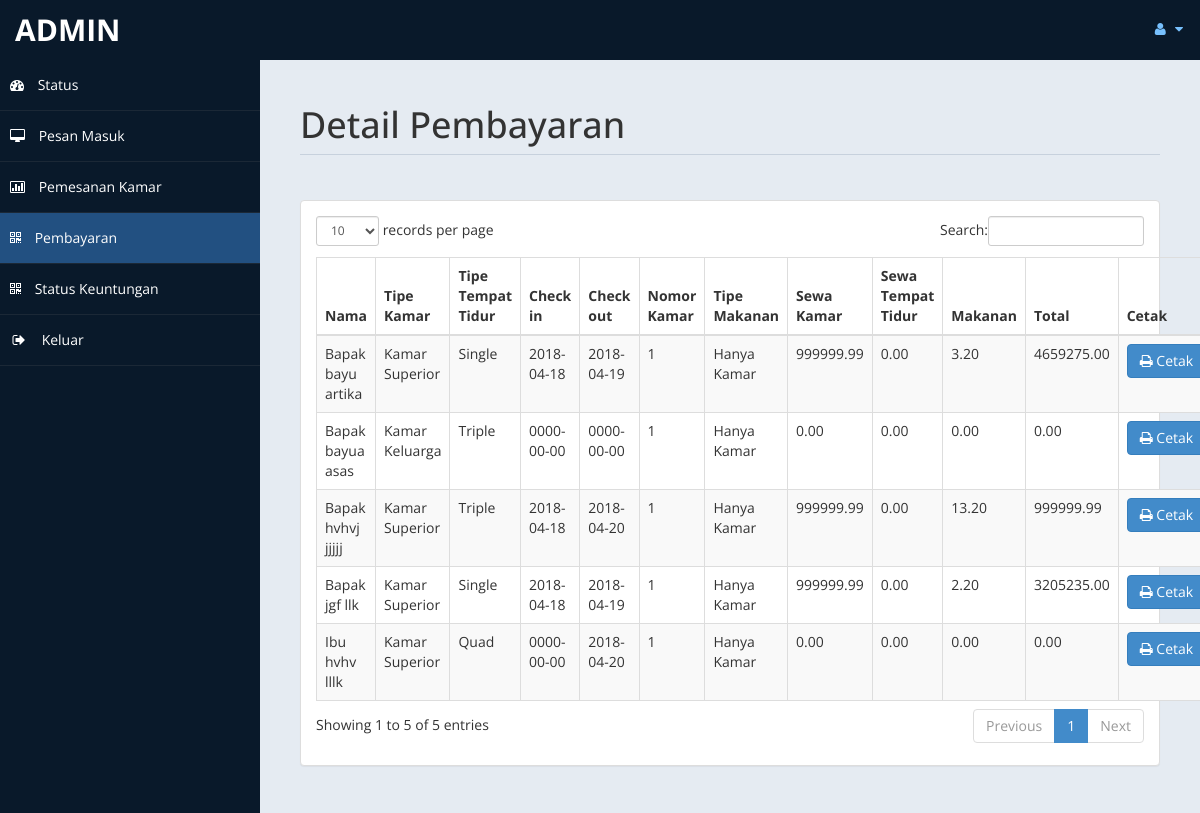
Page /admin/payment.php (signed in) on the committed database.
### tables this page shows
CREATE TABLE `pembayaran` (
  `id` int(11) DEFAULT NULL,
  `gelar` varchar(5) DEFAULT NULL,
  `nama_depan` varchar(30) DEFAULT NULL,
  `nama_belakang` varchar(30) DEFAULT NULL,
  `tipe_kamar` varchar(30) DEFAULT NULL,
  `tipe_tempat_tidur` varchar(30) DEFAULT NULL,
  `jml_kamar` int(11) DEFAULT NULL,
  `check_in` date DEFAULT NULL,
  `check_out` date DEFAULT NULL,
  `ttot` double(10,2) DEFAULT NULL,
  `fintot` double(10,2) DEFAULT NULL,
  `mepr` double(10,2) DEFAULT NULL,
  `makanan` varchar(30) DEFAULT NULL,
  `btot` double(10,2) DEFAULT NULL,
  `jml_hari` int(11) DEFAULT NULL
);

### admin/payment.php (the view, shortened to what this page needs)
<!DOCTYPE html>
<html xmlns="http://www.w3.org/1999/xhtml">
<head>
    <link href="assets/css/bootstrap.css" rel="stylesheet" />
    <link href="assets/css/font-awesome.css" rel="stylesheet" />
    <link href="assets/css/custom-styles.css" rel="stylesheet" />
    <link href="assets/js/dataTables/dataTables.bootstrap.css" rel="stylesheet" />
</head>
<body>
    <div id="wrapper" class="payment-aktif">
        <?php include '/include/navigasi.php'; ?>
        <div id="page-wrapper" >
            <div id="page-inner">
             <div class="row">
                    <div class="col-md-12">
                        <h1 class="page-header">
                           Detail Pembayaran<small> </small>
                        </h1>
                    </div>
                </div>
            <div class="row">
                <div class="col-md-12">
                    <div class="panel panel-default">
                        <div class="panel-body">
                            <div class="table-responsive">
                                <table class="table table-striped table-bordered table-hover" id="dataTables-example">
                                    <thead>
                                        <tr>
                                            <th>Nama</th>
                                            <th>Tipe Kamar</th>
                                            <th>Tipe Tempat Tidur</th>
                                            <th>Check in</th>
                                            <th>Check out</th>
                                            <th>Nomor Kamar</th>
                                            <th>Tipe Makanan</th>
                                            <th>Sewa Kamar</th>
                                            <th>Sewa Tempat Tidur</th>
                                            <th>Makanan </th>
                                            <th>Total</th>
                                            <th>Cetak</th>
                                        </tr>
                                    </thead>
                                    <tbody>
                                    <?php
                                        include ('db.php');
                                        $sql="select * from pembayaran";
                                        $re = mysqli_query($con,$sql);
                                        while($row = mysqli_fetch_array($re))
                                        {
                                            $id = $row['id'];
                                            if($id % 2 ==1 )
                                            {
                                                echo"<tr class='gradeC'>
                                                    <td>".$row['gelar']." ".$row['nama_depan']." ".$row['nama_belakang']."</td>
                                                    <td>".$row['tipe_kamar']."</td>
                                                    <td>".$row['tipe_tempat_tidur']."</td>
                                                    <td>".$row['check_in']."</td>
                                                    <td>".$row['check_out']."</td>
                                                    <td>".$row['jml_kamar']."</td>
                                                    <td>".$row['makanan']."</td>
                                                    <td>".$row['ttot']."</td>
                                                    <td>".$row['mepr']."</td>
                                                    <td>".$row['btot']."</td>
                                                    <td>".$row['fintot']."</td>
                                                    <td><a href=print.php?pid=".$id ." <button class='btn btn-primary'> <i class='fa fa-print' ></i> Cetak</button></td>
                                                    </tr>";
                                            }
                                            else
                                            {
                                                echo"<tr class='gradeU'>
                                                    <td>".$row['gelar']." ".$row['nama_depan']." ".$row['nama_belakang']."</td>
                                                    <td>".$row['tipe_kamar']."</td>
                                                    <td>".$row['tipe_tempat_tidur']."</td>
                                                    <td>".$row['check_in']."</td>
                                                    <td>".$row['check_out']."</td>
                                                    <td>".$row['jml_kamar']."</td>
                                                    <td>".$row['makanan']."</td>
                                                    <td>".$row['ttot']."</td>
                                                    <td>".$row['mepr']."</td>
                                                    <td>".$row['btot']."</td>
                                                    <td>".$row['fintot']."</td>
                                                    <td><a href=print.php?pid=".$id ." <button class='btn btn-primary'> <i class='fa fa-print' ></i> Cetak</button></td>
                                                    </tr>";
                                            }
                                        }
                                    ?>
                                    </tbody>
                                </table>
                            </div>
                        </div>
                    </div>
                </div>
            </div>
                </div>
            </div>
    </div>
</body>
</html>

### admin/assets/css/custom-styles.css (style rules this page uses)
body { font-family: 'Open Sans', sans-serif; }
#wrapper { width: 100%; background:#09192A; }
#page-wrapper { padding: 15px 15px; min-height: 600px; background:#E5EBF2; }
#page-inner { width:100%; margin:10px 20px 10px 0px; background-color:transparent; padding:10px; min-height:1200px; }
h1, .h1, h2, .h2, h3, .h3 { margin-top: 7px; margin-bottom: -5px; }
.page-header { padding-bottom: 9px; margin: 10px 0 45px; border-bottom: 1px solid #C7D1DD; }
@media (min-width:768px) { #page-wrapper { margin: 0 0 0 260px; padding: 15px 30px; min-height: 1200px; } }

### rows in the picture
pembayaran: gelar "Bapak", nama_depan "bayu", nama_belakang "artika", tipe_kamar "Kamar Superior", tipe_tempat_tidur "Single", check_in "2018-04-18", check_out "2018-04-19", jml_kamar "1", makanan "Hanya Kamar", ttot "999999.99", mepr "0.00", btot "3.20", fintot "4659275.00"
pembayaran: gelar "Bapak", nama_depan "bayua", nama_belakang "asas", tipe_kamar "Kamar Keluarga", tipe_tempat_tidur "Triple", check_in "0000-00-00", check_out "0000-00-00", jml_kamar "1", makanan "Hanya Kamar", ttot "0.00", mepr "0.00", btot "0.00", fintot "0.00"
pembayaran: gelar "Bapak", nama_depan "jgf", nama_belakang "llk", tipe_kamar "Kamar Superior", tipe_tempat_tidur "Single", check_in "2018-04-18", check_out "2018-04-19", jml_kamar "1", makanan "Hanya Kamar", ttot "999999.99", mepr "0.00", btot "2.20", fintot "3205235.00"
pembayaran: gelar "Ibu", nama_depan "hvhv", nama_belakang "lllk", tipe_kamar "Kamar Superior", tipe_tempat_tidur "Quad", check_in "0000-00-00", check_out "2018-04-20", jml_kamar "1", makanan "Hanya Kamar", ttot "0.00", mepr "0.00", btot "0.00", fintot "0.00"
pembayaran: gelar "Bapak", nama_depan "hvhvj", nama_belakang "jjjjj", tipe_kamar "Kamar Superior", tipe_tempat_tidur "Triple", check_in "2018-04-18", check_out "2018-04-20", jml_kamar "1", makanan "Hanya Kamar", ttot "999999.99", mepr "0.00", btot "13.20", fintot "999999.99"

### other values in the picture
$_SESSION["user"] "ADMIN"
